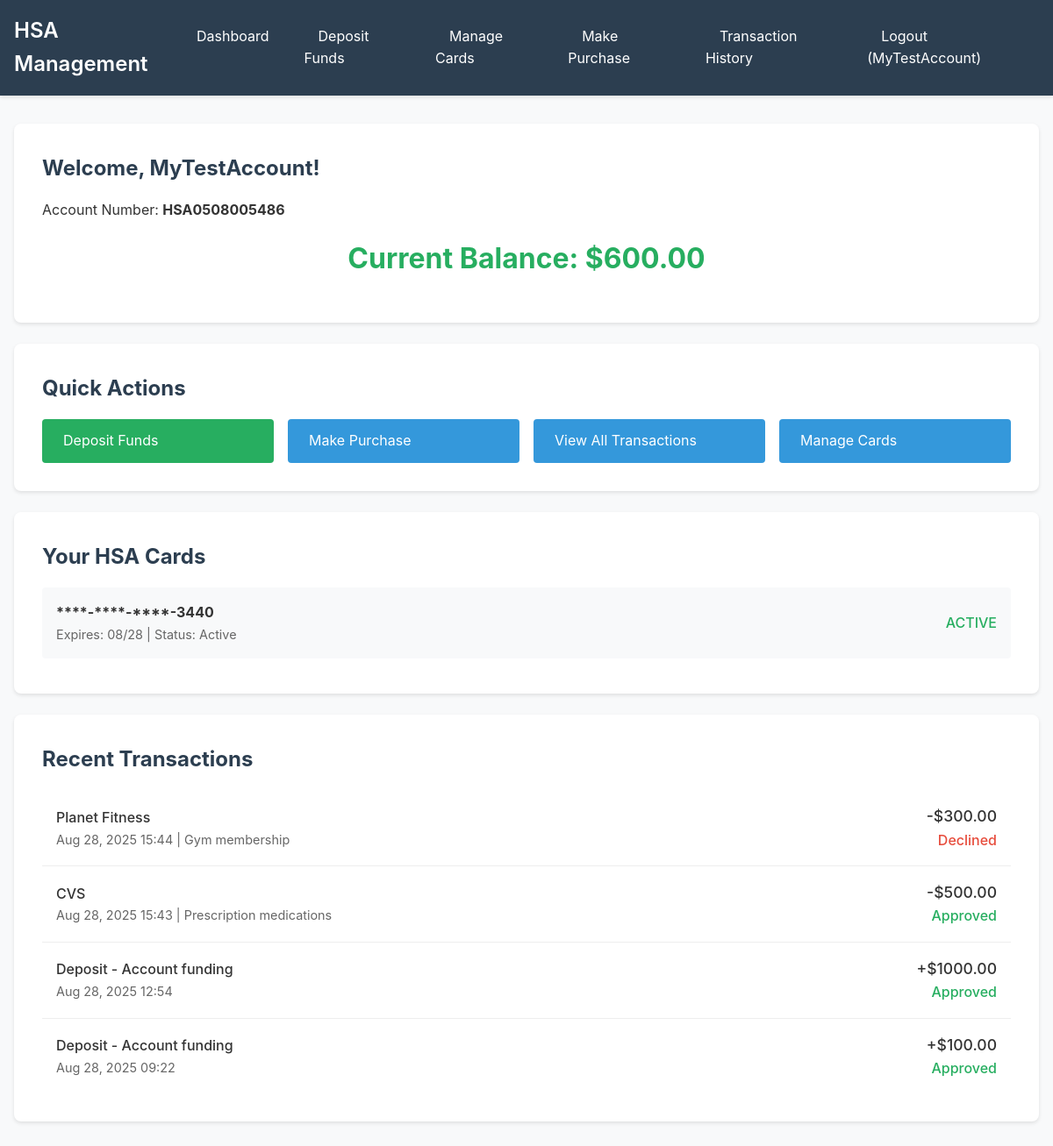
The app's page /dashboard/ (signed in) with its own data.
### hsa/models.py (models this page shows, shortened)
class HSAAccount(models.Model):
    user = models.OneToOneField(User, on_delete=models.CASCADE)
    account_number = models.CharField(max_length=20, unique=True)
    balance = models.DecimalField(max_digits=10, decimal_places=2, default=Decimal('0.00'))
    created_at = models.DateTimeField(auto_now_add=True)

class HSACard(models.Model):
    CARD_STATUS_CHOICES = [
        ('pending', 'Pending'),
        ('active', 'Active'),
        ('blocked', 'Blocked'),
        ('expired', 'Expired'),
    ]
    account = models.ForeignKey(HSAAccount, on_delete=models.CASCADE, related_name='cards')
    card_number = models.CharField(max_length=16, unique=True)
    expiry_date = models.DateField()
    cvv = models.CharField(max_length=3)
    status = models.CharField(max_length=20, choices=CARD_STATUS_CHOICES, default='pending')
    issued_at = models.DateTimeField(auto_now_add=True)
    def masked_card_number(self):
        return f"****-****-****-{self.card_number[-4:]}"

class Transaction(models.Model):
    TRANSACTION_TYPES = [
        ('purchase', 'Purchase'),
        ('deposit', 'Deposit'),
        ('refund', 'Refund'),
    ]
    TRANSACTION_STATUS = [
        ('pending', 'Pending'),
        ('approved', 'Approved'),
        ('declined', 'Declined'),
        ('refunded', 'Refunded'),
    ]
    account = models.ForeignKey(HSAAccount, on_delete=models.CASCADE, related_name='transactions')
    card = models.ForeignKey(HSACard, on_delete=models.CASCADE, null=True, blank=True, related_name='transactions')
    transaction_type = models.CharField(max_length=20, choices=TRANSACTION_TYPES)
    amount = models.DecimalField(max_digits=10, decimal_places=2, validators=[MinValueValidator(Decimal('0.01'))])
    merchant = models.CharField(max_length=255, blank=True)
    expense_category = models.ForeignKey(MedicalExpenseCategory, on_delete=models.SET_NULL, null=True, blank=True)
    description = models.TextField(blank=True)
    status = models.CharField(max_length=20, choices=TRANSACTION_STATUS, default='pending')
    decline_reason = models.CharField(max_length=255, blank=True)
    transaction_date = models.DateTimeField(auto_now_add=True)
    class Meta:
        ordering = ['-transaction_date']

class MedicalExpenseCategory(models.Model):
    name = models.CharField(max_length=100)
    description = models.TextField(blank=True)
    is_qualified = models.BooleanField(default=True)
    class Meta:
        verbose_name_plural = "Medical Expense Categories"

### hsa/views.py (the view)
# urls.py: path('dashboard/', views.dashboard, name='dashboard'),
@login_required
def dashboard(request):
    try:
        hsa_account = request.user.hsaaccount
    except HSAAccount.DoesNotExist:
        hsa_account = HSAAccount.objects.create(user=request.user)
        messages.info(request, f'HSA account created! Account number: {hsa_account.account_number}')
    recent_transactions = hsa_account.transactions.all()[:5]
    active_cards = hsa_account.cards.filter(status='active')
    context = {
        'hsa_account': hsa_account,
        'recent_transactions': recent_transactions,
        'active_cards': active_cards,
    }
    return render(request, 'hsa/dashboard.html', context)

### hsa/templates/hsa/dashboard.html (shortened to what this page needs)
{% extends 'hsa/base.html' %}
{% block content %}
<div class="card">
    <h2>Welcome, {{ user.first_name|default:user.username }}!</h2>
    <p>Account Number: <strong>{{ hsa_account.account_number }}</strong></p>
    <div class="balance-display">
        Current Balance: ${{ hsa_account.balance }}
    </div>
</div>
<div class="card">
    <h2>Quick Actions</h2>
    <div style="display: grid; grid-template-columns: repeat(auto-fit, minmax(200px, 1fr)); gap: 1rem; margin-top: 1rem;">
        <a href="{% url 'hsa:deposit_funds' %}" class="btn btn-success">Deposit Funds</a>
        {% if not active_cards %}
        <a href="{% url 'hsa:issue_card' %}" class="btn">Request HSA Card</a>
        {% else %}
        <a href="{% url 'hsa:process_transaction' %}" class="btn">Make Purchase</a>
        {% endif %}
        <a href="{% url 'hsa:transaction_history' %}" class="btn">View All Transactions</a>
        <a href="{% url 'hsa:issue_card' %}" class="btn">Manage Cards</a>
    </div>
</div>
{% if active_cards %}
<div class="card">
    <h2>Your HSA Cards</h2>
    {% for card in active_cards %}
    <div style="background: #f8f9fa; padding: 1rem; border-radius: 4px; margin-bottom: 0.5rem;">
        <div style="display: flex; justify-content: space-between; align-items: center;">
            <div>
                <strong>{{ card.masked_card_number }}</strong>
                <div style="font-size: 0.9rem; color: #666;">
                    Expires: {{ card.expiry_date|date:"m/y" }} | Status: {{ card.get_status_display }}
                </div>
            </div>
            <div style="color: #27ae60; font-weight: 500;">
                {{ card.get_status_display|upper }}
            </div>
        </div>
    </div>
    {% endfor %}
</div>
{% endif %}
<div class="card">
    <h2>Recent Transactions</h2>
    {% if recent_transactions %}
    {% for transaction in recent_transactions %}
    <div class="transaction-item">
        <div>
            <div style="font-weight: 500;">
                {% if transaction.transaction_type == 'deposit' %}
                    Deposit - {{ transaction.description|default:"Account Funding" }}
                {% else %}
                    {{ transaction.merchant|default:"Purchase" }}
                {% endif %}
            </div>
            <div style="font-size: 0.9rem; color: #666;">
                {{ transaction.transaction_date|date:"M d, Y H:i" }}
                {% if transaction.expense_category %}
                | {{ transaction.expense_category.name }}
                {% endif %}
            </div>
        </div>
        <div style="text-align: right;">
            <div style="font-weight: 500; font-size: 1.1rem;">
                {% if transaction.transaction_type == 'deposit' %}
                    +${{ transaction.amount }}
                {% else %}
                    -${{ transaction.amount }}
                {% endif %}
            </div>
            <div class="status-{{ transaction.status }}">
                {{ transaction.get_status_display }}
            </div>
        </div>
    </div>
    {% endfor %}
    {% else %}
    <div style="text-align: center; color: #666; padding: 2rem;">
        <p>No transactions yet. Start by depositing funds or making a purchase!</p>
    </div>
    {% endif %}
</div>
{% endblock %}

### hsa/templates/hsa/base.html (shortened to what this page needs)
<!DOCTYPE html>
<html lang="en">
<head>
</head>
<body>
    <nav class="navbar">
        <div class="navbar-content">
            <h1>HSA Management</h1>
            {% if user.is_authenticated %}
            <ul class="navbar-nav">
                <li><a href="{% url 'hsa:dashboard' %}">Dashboard</a></li>
                <li><a href="{% url 'hsa:deposit_funds' %}">Deposit Funds</a></li>
                <li><a href="{% url 'hsa:issue_card' %}">Manage Cards</a></li>
                <li><a href="{% url 'hsa:process_transaction' %}">Make Purchase</a></li>
                <li><a href="{% url 'hsa:transaction_history' %}">Transaction History</a></li>
                <li><a href="{% url 'logout' %}?next=/">Logout ({{ user.username }})</a></li>
            </ul>
            {% else %}
            <ul class="navbar-nav">
                <li><a href="{% url 'login' %}">Login</a></li>
                <li><a href="{% url 'hsa:signup' %}">Sign Up</a></li>
            </ul>
            {% endif %}
        </div>
    </nav>
    <div class="container">
        {% block content %}
        {% endblock %}
    </div>
</body>
</html>

### hsa/templates/hsa/base.html (style rules this page uses)
* { margin: 0; padding: 0; box-sizing: border-box; }
body { font-family: -apple-system, BlinkMacSystemFont, 'Segoe UI', Roboto, sans-serif; line-height: 1.6; color: #333; background-color: #f8f9fa; }
.navbar { background: #2c3e50; color: white; padding: 1rem 0; box-shadow: 0 2px 4px rgba(0,0,0,0.1); }
.navbar-content { max-width: 1200px; margin: 0 auto; padding: 0 1rem; display: flex; justify-content: space-between; align-items: center; }
.navbar h1 { font-size: 1.5rem; font-weight: 600; }
.navbar-nav { display: flex; list-style: none; gap: 1.5rem; }
.navbar-nav a { color: white; text-decoration: none; padding: 0.5rem 1rem; border-radius: 4px; transition: background-color 0.2s; }
.container { max-width: 1200px; margin: 2rem auto; padding: 0 1rem; }
.card { background: white; padding: 2rem; border-radius: 8px; box-shadow: 0 2px 4px rgba(0,0,0,0.1); margin-bottom: 1.5rem; }
.card h2 { margin-bottom: 1rem; color: #2c3e50; }
.btn { display: inline-block; padding: 0.75rem 1.5rem; background: #3498db; color: white; text-decoration: none; border: none; border-radius: 4px; cursor: pointer; font-size: 1rem; transition: background-color 0.2s; }
.btn-success { background: #27ae60; }
.balance-display { font-size: 2rem; font-weight: bold; color: #27ae60; text-align: center; margin: 1rem 0; }
.transaction-item { display: flex; justify-content: space-between; align-items: center; padding: 1rem; border-bottom: 1px solid #eee; }
.transaction-item:last-child { border-bottom: none; }
.status-approved { color: #27ae60; font-weight: 500; }
.status-declined { color: #e74c3c; font-weight: 500; }

### records on screen
HSAAccount: account_number "HSA0508005486", balance "600.00"
HSACard: masked_card_number "****-****-****-3440", expiry_date "08/28", status "Active", status "ACTIVE"

### other values on screen
{{ user.username }} "MyTestAccount"
{{ user.first_name|default:user.username }} "MyTestAccount"
